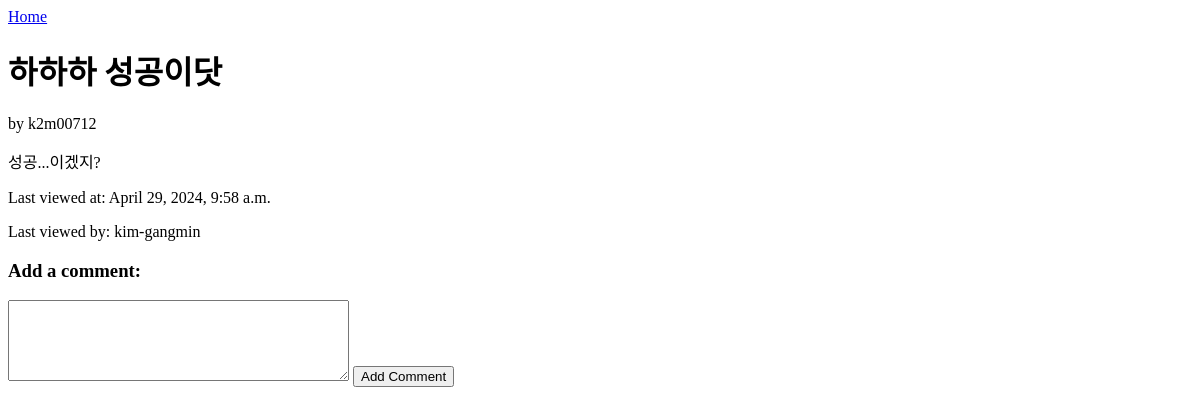
The app's page /post/6/ (signed in), older data.
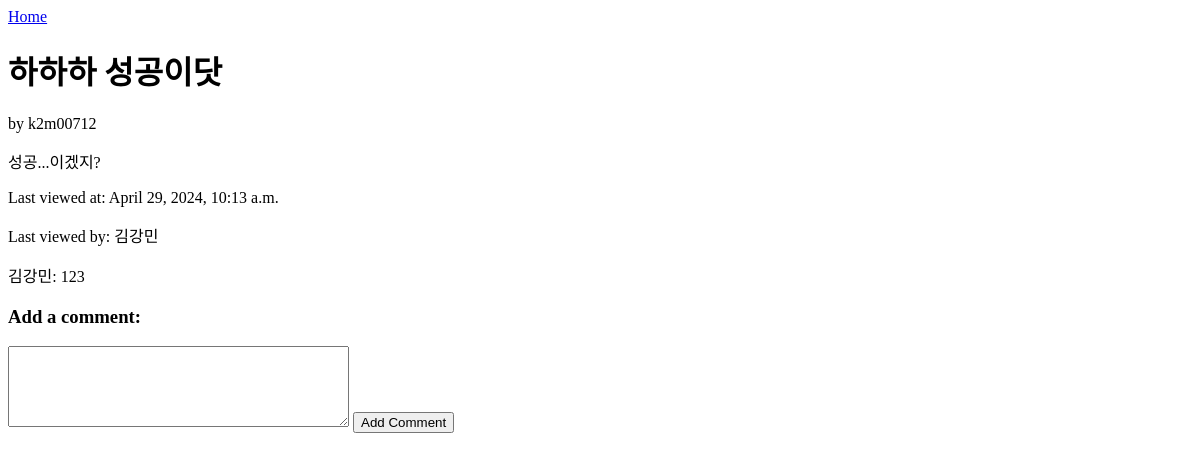
The same page, newer data.
### blogApp/models.py (models this page shows, shortened)
class Post(models.Model):
    title = models.CharField(max_length=200)
    content = models.TextField()
    created_at = models.DateTimeField(auto_now_add=True)
    updated_at = models.DateTimeField(auto_now=True)
    last_viewed_at = models.DateTimeField(blank=True, null=True)
    last_viewed_by = models.ForeignKey(settings.AUTH_USER_MODEL, related_name='last_viewed_posts', on_delete=models.SET_NULL, null=True, blank=True)
    author = models.ForeignKey(settings.AUTH_USER_MODEL, on_delete=models.CASCADE, related_name='posts')

class Comment(models.Model):
    post = models.ForeignKey(Post, on_delete=models.CASCADE, related_name='comments')
    content = models.TextField()
    created_at = models.DateTimeField(auto_now_add=True)
    author = models.ForeignKey(settings.AUTH_USER_MODEL, on_delete=models.CASCADE, related_name='comments')

### blogApp/views.py (the view)
# urls.py: path('post/<int:post_id>/', views.post_detail, name='post_detail'),
@login_required
@update_last_viewed_info
def post_detail(request, post_id):
    post = get_object_or_404(Post, pk=post_id)
    comments = post.comments.all()
    return render(request, 'post_detail.html', {
        'post': post,
        'comments': comments,
        'last_viewed_at': post.last_viewed_at,
        'last_viewed_by': post.last_viewed_by,
    })

### blogApp/templates/post_detail.html (shortened to what this page needs)
<!DOCTYPE html>
<html lang="en">
    <head>
    </head>
    <body>
        <a href="{% url 'post_list' %}">Home</a>
        <h1>{{ post.title }}</h1>
        <p>by {{ post.author.username }}</p>
        <p>{{ post.content }}</p>
        <p>Last viewed at: {{ post.last_viewed_at }}</p>
        <p>Last viewed by: {{ post.last_viewed_by.username }}</p>
         {% for comment in post.comments.all %}
        <div>
            <p>{{ comment.author.username }}: {{ comment.content }}</p>
        </div>
        {% endfor %} {% if request.user.is_authenticated %}
        <h3>Add a comment:</h3>
        <form action="{% url 'add_comment_to_post' post_id=post.pk %}" method="post">
            <textarea name="content" cols="40" rows="5"></textarea>
            <input type="submit" value="Add Comment" />
        </form>
        {% endif %}
    </body>
</html>

Row changes from the older to the newer data that the page shows:
changed Post "하하하 성공이닷": last_viewed_at "April 29, 2024, 9:58 a.m." → "April 29, 2024, 10:13 a.m."; last_viewed_by.username "kim-gangmin" → "김강민"
added Comment: author.username "김강민", content "123"
